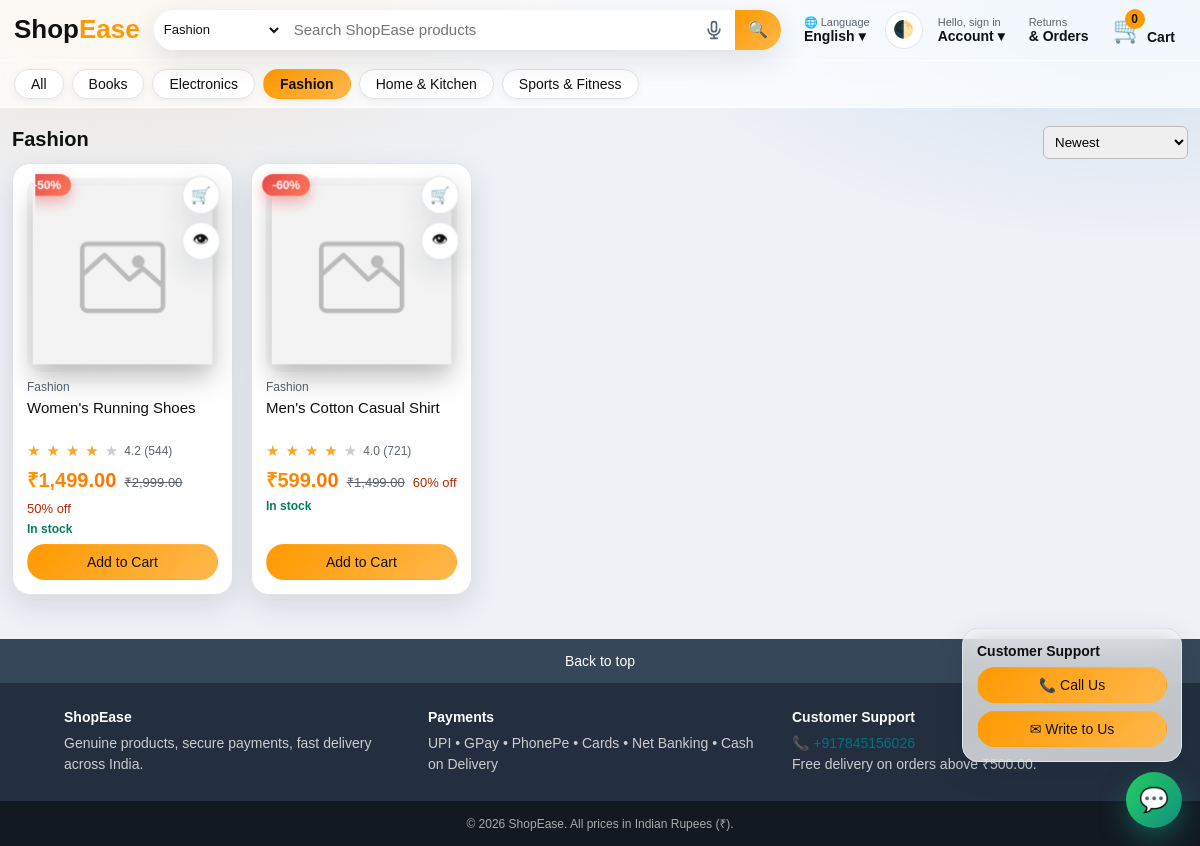
Screenshot of /index.php?cat=fashion with the database file from the repository.
### tables this page shows
CREATE TABLE IF NOT EXISTS categories (
    category_id INT UNSIGNED AUTO_INCREMENT PRIMARY KEY,
    name        VARCHAR(100) NOT NULL,
    slug        VARCHAR(120) NOT NULL,
    UNIQUE KEY uq_categories_slug (slug)
);

CREATE TABLE IF NOT EXISTS products (
    product_id     INT UNSIGNED AUTO_INCREMENT PRIMARY KEY,
    category_id    INT UNSIGNED NOT NULL,
    name           VARCHAR(200) NOT NULL,
    description    TEXT NULL,
    specifications TEXT NULL,                     
    mrp_price      DECIMAL(10,2) NOT NULL,
    selling_price  DECIMAL(10,2) NOT NULL,
    stock_quantity INT UNSIGNED NOT NULL DEFAULT 0,
    image_path     VARCHAR(255) NULL,
    rating         DECIMAL(2,1) NOT NULL DEFAULT 4.0,
    rating_count   INT UNSIGNED NOT NULL DEFAULT 0,
    created_at     TIMESTAMP NOT NULL DEFAULT CURRENT_TIMESTAMP,
    KEY idx_products_category (category_id),
    KEY idx_products_name (name),
    KEY idx_products_stock (stock_quantity),
    CONSTRAINT fk_products_category FOREIGN KEY (category_id) REFERENCES categories(category_id) ON DELETE RESTRICT
);

### includes/lang.php (called while the page is built, shortened)
<?php
require_once __DIR__ . '/functions.php';
function lang_code(): string
{
    $l = $_SESSION['lang'] ?? ($_COOKIE['lang'] ?? 'en');
    return in_array($l, ['en', 'ta'], true) ? $l : 'en';
}
function t(string $key, array $repl = []): string
{
    static $dict = [];
    $l = lang_code();
    foreach (['en', $l] as $c) if (!isset($dict[$c])) $dict[$c] = require __DIR__ . '/../lang/' . $c . '.php';
    $s = $dict[$l][$key] ?? $dict['en'][$key] ?? $key;
    return $s;
}
function cat_name(string $slug, string $fallback): string { $k = 'cat_' . $slug; $s = t($k); return $s === $k ? $fallback : $s; }

### config/db.php (called while the page is built, shortened)
<?php
final class Database
{
    private static ?PDO $pdo = null;
    public static function getConnection(): PDO
    {
        if (self::$pdo === null) {
            $dsn = sprintf('mysql:host=%s;port=%s;dbname=%s;charset=utf8mb4', DB_HOST, DB_PORT, DB_NAME);
            try {
                self::$pdo = new PDO($dsn, DB_USER, DB_PASS, [
                    PDO::ATTR_ERRMODE            => PDO::ERRMODE_EXCEPTION,
                    PDO::ATTR_DEFAULT_FETCH_MODE => PDO::FETCH_ASSOC,
                    PDO::ATTR_EMULATE_PREPARES   => false,
                    PDO::MYSQL_ATTR_INIT_COMMAND => "SET time_zone = '+05:30'",
                ]);
            } catch (PDOException $e) {
                error_log('DB connection failed: ' . $e->getMessage());
                http_response_code(500);
                exit(APP_DEBUG ? 'Database error: ' . htmlspecialchars($e->getMessage()) : 'Service temporarily unavailable.');
            }
        }
        return self::$pdo;
    }
}

### lang/en.php (called while the page is built)
<?php
return [
    'all' => 'All', 'hello' => 'Hello', 'sign_in_short' => 'sign in', 'account' => 'Account', 'orders' => '& Orders', 'returns' => 'Returns',
    'cart' => 'Cart', 'sign_in' => 'Sign in', 'create_account' => 'Create account', 'my_orders' => 'My Orders', 'change_password' => 'Change Password',
    'whatsapp_login' => 'WhatsApp Login', 'admin_panel' => 'Admin Panel', 'sign_out' => 'Sign out', 'language' => 'Language', 'theme' => 'Toggle theme',
    'search_placeholder' => 'Search ShopEase products', 'search' => 'Search', 'voice_search' => 'Search by voice', 'listening' => 'Listening…',
    'add_to_cart' => 'Add to Cart', 'quick_view' => 'Quick view', 'buy_now' => 'Buy Now', 'in_stock' => 'In stock', 'out_of_stock' => 'Out of stock', 'only_left' => 'Only :n left in stock',
    'recommended' => 'Recommended for you', 'results_for' => 'Results for', 'no_products' => 'No products found',
    'sort_new' => 'Newest', 'sort_low' => 'Price: Low to High', 'sort_high' => 'Price: High to Low', 'sort_disc' => 'Biggest discount', 'sort_rate' => 'Top rated',
    'cat_electronics' => 'Electronics', 'cat_fashion' => 'Fashion', 'cat_home-kitchen' => 'Home & Kitchen', 'cat_books' => 'Books', 'cat_sports-fitness' => 'Sports & Fitness',
    'checkout' => 'Checkout', 'shipping_address' => 'Shipping address', 'payment_method' => 'Payment method', 'online_payment' => 'Online Payment', 'cod' => 'Cash on Delivery',
    'full_name' => 'Full name', 'mobile' => 'Mobile number', 'street' => 'Street address', 'pincode' => 'Pincode', 'city_district' => 'City / District', 'state' => 'State',
    'order_summary' => 'Order summary', 'items_total' => 'Items total', 'delivery' => 'Delivery', 'net_payable' => 'Net payable', 'free' => 'FREE',
    'support' => 'Customer Support', 'call_us' => 'Call Us', 'write_to_us' => 'Write to Us', 'send' => 'Send', 'cancel' => 'Cancel', 'close' => 'Close',
    'your_name' => 'Your name', 'your_email' => 'Your email', 'order_id_optional' => 'Order ID (optional)', 'your_query' => 'Your query',
    'cancel_order' => 'Cancel Order', 'cancel_reason' => 'Reason for cancellation', 'confirm_cancel' => 'Confirm cancellation', 'back_to_top' => 'Back to top',
];

### index.php (the view, shortened to what this page needs)
<?php
require_once __DIR__ . '/includes/functions.php';
$db = Database::getConnection();
$cat  = trim((string)($_GET['cat'] ?? ''));
$sort = (string)($_GET['sort'] ?? 'new');
$page = max(1, (int)($_GET['page'] ?? 1));
$per  = 12;
$where = []; $args = [];
if ($cat !== '') { $where[] = 'c.slug = ?'; $args[] = $cat; }
$w = $where ? 'WHERE ' . implode(' AND ', $where) : '';
$orderBy = match ($sort) {
    'low'  => 'p.selling_price ASC',
    'high' => 'p.selling_price DESC',
    'disc' => '((p.mrp_price - p.selling_price) / p.mrp_price) DESC',
    'rate' => 'p.rating DESC',
    default => 'p.created_at DESC, p.product_id DESC',
};
$cnt = $db->prepare("SELECT COUNT(*) FROM products p JOIN categories c ON c.category_id = p.category_id $w");
$cnt->execute($args);
$total = (int)$cnt->fetchColumn();
$pages = max(1, (int)ceil($total / $per));
$page  = min($page, $pages);
$offset = ($page - 1) * $per;
$st = $db->prepare("SELECT p.*, c.name AS category_name, c.slug AS category_slug FROM products p JOIN categories c ON c.category_id = p.category_id $w ORDER BY $orderBy LIMIT $per OFFSET $offset");
$st->execute($args);
$products = $st->fetchAll();
require __DIR__ . '/includes/header.php';
?>
<div style="display:flex;justify-content:space-between;align-items:center;flex-wrap:wrap;gap:8px">
  <h2 class="section-title">
    <?php if ($q !== ''): ?><?= e(t('results_for')) ?> "<?= e($q) ?>" <small style="color:#565959;font-weight:400">(<?= $total ?>)</small>
    <?php elseif ($cat !== ''): ?><?= e(cat_name($cat, ucwords(str_replace('-', ' ', $cat)))) ?>
    <?php else: ?><?= e(t('recommended')) ?><?php endif; ?>
  </h2>
  <form method="get">
    <select name="sort" onchange="this.form.submit()" style="padding:7px;border-radius:6px;border:1px solid #bbb">
      <?php foreach (['new' => t('sort_new'), 'low' => t('sort_low'), 'high' => t('sort_high'), 'disc' => t('sort_disc'), 'rate' => t('sort_rate')] as $k => $l): ?>
        <option value="<?= $k ?>" <?= $sort === $k ? 'selected' : '' ?>><?= $l ?></option>
      <?php endforeach; ?>
    </select>
  </form>
</div>
<?php if (!$products): ?>
  <div class="panel empty"><h2><?= e(t('no_products')) ?></h2><p>Try a different keyword or category.</p><a class="btn" href="<?= url('index.php') ?>">Back to store</a></div>
<?php else: ?>
<div class="grid">
<?php foreach ($products as $p):
    $off = discount_percent((float)$p['mrp_price'], (float)$p['selling_price']);
    $stock = (int)$p['stock_quantity']; ?>
  <article class="card">
    <?php if ($off > 0): ?><span class="badge-off">-<?= $off ?>%</span><?php endif; ?>
    <div class="fab">
      <button type="button" class="fab-btn" data-add-cart="<?= (int)$p['product_id'] ?>" aria-label="<?= e(t('add_to_cart')) ?>" title="<?= e(t('add_to_cart')) ?>" <?= $stock <= 0 ? 'disabled' : '' ?>>🛒</button>
      <button type="button" class="fab-btn" data-quick="<?= (int)$p['product_id'] ?>" aria-label="<?= e(t('quick_view')) ?>" title="<?= e(t('quick_view')) ?>">👁</button>
    </div>
    <a class="img skeleton" href="<?= url('product.php?id=' . (int)$p['product_id']) ?>"><img loading="lazy" src="<?= e(product_image($p['image_path'])) ?>" alt="<?= e($p['name']) ?>"></a>
    <div class="cat"><?= e(cat_name((string)$p['category_slug'], $p['category_name'])) ?></div>
    <h3><a href="<?= url('product.php?id=' . (int)$p['product_id']) ?>"><?= e($p['name']) ?></a></h3>
    <div class="rating"><?= stars_html((float)$p['rating']) ?> <span><?= number_format((float)$p['rating'], 1) ?> (<?= number_format((int)$p['rating_count']) ?>)</span></div>
    <div class="price-row">
      <span class="price"><?= money($p['selling_price']) ?></span>
      <?php if ($off > 0): ?><span class="mrp"><?= money($p['mrp_price']) ?></span><span class="off"><?= $off ?>% off</span><?php endif; ?>
    </div>
    <?php if ($stock <= 0): ?><div class="stock out"><?= e(t('out_of_stock')) ?></div>
    <?php elseif ($stock <= LOW_STOCK_THRESHOLD): ?><div class="stock low"><?= e(t('only_left', ['n' => $stock])) ?></div>
    <?php else: ?><div class="stock in"><?= e(t('in_stock')) ?></div><?php endif; ?>
    <button class="btn" data-add-cart="<?= (int)$p['product_id'] ?>" <?= $stock <= 0 ? 'disabled' : '' ?>><?= e(t('add_to_cart')) ?></button>
  </article>
<?php endforeach; ?>
</div>
<?php if ($pages > 1): ?>
<nav class="pagination" aria-label="Pages">
  <?php if ($page > 1): ?><a href="<?= e(page_url(['page' => $page - 1])) ?>">‹ Prev</a><?php endif; ?>
  <?php for ($i = max(1, $page - 2); $i <= min($pages, $page + 2); $i++): ?>
    <?= $i === $page ? '<span class="cur">' . $i . '</span>' : '<a href="' . e(page_url(['page' => $i])) . '">' . $i . '</a>' ?>
  <?php endfor; ?>
  <?php if ($page < $pages): ?><a href="<?= e(page_url(['page' => $page + 1])) ?>">Next ›</a><?php endif; ?>
</nav>
<?php endif; endif; ?>
<?php require __DIR__ . '/includes/footer.php'; ?>

### includes/header.php (shortened to what this page needs)
<?php
require_once __DIR__ . '/functions.php';
require_once __DIR__ . '/lang.php';
$user = current_user();
$cats = Database::getConnection()->query('SELECT category_id, name, slug FROM categories ORDER BY name')->fetchAll();
$q = trim((string)($_GET['q'] ?? ''));
$activeCat = (string)($_GET['cat'] ?? '');
$L = lang_code();
?>
<!DOCTYPE html>
<html lang="<?= $L ?>" data-speech="<?= $L === 'ta' ? 'ta-IN' : 'en-IN' ?>">
<head>
<link rel="stylesheet" href="<?= BASE_URL ?>/assets/css/style.css">
<link rel="stylesheet" href="<?= BASE_URL ?>/assets/css/theme.css">
</head>
<body>
<header class="site-header">
  <div class="nav-top">
    <a class="logo" href="<?= url('index.php') ?>">Shop<span>Ease</span></a>
    <form class="search" action="<?= url('index.php') ?>" method="get" autocomplete="off" role="search">
      <select name="cat" aria-label="Category">
        <?php foreach ($cats as $c): ?>
          <option value="<?= e($c['slug']) ?>" <?= $activeCat === $c['slug'] ? 'selected' : '' ?>><?= e(cat_name($c['slug'], $c['name'])) ?></option>
        <?php endforeach; ?>
      </select>
      <input type="search" name="q" id="searchInput" value="<?= e($q) ?>" placeholder="<?= e(t('search_placeholder')) ?>" aria-label="<?= e(t('search')) ?>">
      <button type="button" id="voiceBtn" class="voice-btn" aria-label="<?= e(t('voice_search')) ?>" title="<?= e(t('voice_search')) ?>">
        <svg viewBox="0 0 24 24" width="20" height="20" fill="none" stroke="currentColor" stroke-width="2" stroke-linecap="round" stroke-linejoin="round"><rect x="9" y="2" width="6" height="12" rx="3"/><path d="M5 11a7 7 0 0 0 14 0M12 18v4M8 22h8"/></svg></button>
      <button type="submit" aria-label="<?= e(t('search')) ?>">🔍</button>
    </form>
    <div class="nav-right">
      <div class="dropdown">
        <a class="nav-link" href="#" aria-label="<?= e(t('language')) ?>"><small>🌐 <?= e(t('language')) ?></small><strong><?= $L === 'ta' ? 'தமிழ்' : 'English' ?> ▾</strong></a>
      </div>
      <button type="button" id="themeBtn" class="theme-btn" aria-label="<?= e(t('theme')) ?>" title="<?= e(t('theme')) ?>">🌓</button>
      <div class="dropdown">
        <a class="nav-link" href="<?= $user ? '#' : url('login.php') ?>">
          <small><?= e(t('hello')) ?>, <?= $user ? e(explode(' ', $user['full_name'])[0]) : e(t('sign_in_short')) ?></small>
          <strong><?= e(t('account')) ?> ▾</strong>
        </a>
      </div>
      <a class="nav-link" href="<?= url('my_orders.php') ?>"><small><?= e(t('returns')) ?></small><strong><?= e(t('orders')) ?></strong></a>
      <a class="cart-link" href="<?= url('cart.php') ?>" aria-label="<?= e(t('cart')) ?>">
        <span class="cart-icon">🛒</span><span class="cart-badge" id="cartBadge"><?= cart_count() ?></span><strong><?= e(t('cart')) ?></strong>
      </a>
    </div>
  </div>
  <nav class="nav-sub" aria-label="Categories">
    <a href="<?= url('index.php') ?>" class="<?= $activeCat === '' ? 'active' : '' ?>"><?= e(t('all')) ?></a>
    <?php foreach ($cats as $c): ?>
      <a href="<?= url('index.php?cat=' . urlencode($c['slug'])) ?>" class="<?= $activeCat === $c['slug'] ? 'active' : '' ?>"><?= e(cat_name($c['slug'], $c['name'])) ?></a>
    <?php endforeach; ?>
  </nav>
</header>
<main class="container">

### includes/functions.php (shortened to what this page needs)
<?php
require_once __DIR__ . '/../config/db.php';
function e(?string $s): string { return htmlspecialchars((string)$s, ENT_QUOTES | ENT_SUBSTITUTE, 'UTF-8'); }
function money(float|int|string $amount): string
{
    $amount = round((float)$amount, 2);
    $neg = $amount < 0 ? '-' : '';
    [$int, $dec] = explode('.', number_format(abs($amount), 2, '.', ''));
    if (strlen($int) > 3) {
        $last3 = substr($int, -3);
        $rest  = substr($int, 0, -3);
        $rest  = preg_replace('/\B(?=(\d{2})+(?!\d))/', ',', $rest);
        $int   = $rest . ',' . $last3;
    }
    return $neg . '₹' . $int . '.' . $dec;
}
function discount_percent(float $mrp, float $price): int
{
    return ($mrp > 0 && $price < $mrp) ? (int)round((($mrp - $price) / $mrp) * 100) : 0;
}
function product_image(?string $path): string
{
    return $path ? UPLOAD_URL . rawurlencode($path) : BASE_URL . '/assets/img/placeholder.svg';
}
function stars_html(float $rating): string
{
    $full = (int)floor($rating); $half = ($rating - $full) >= 0.5;
    $out = '';
    for ($i = 1; $i <= 5; $i++) {
        $out .= $i <= $full ? '<span class="star on">★</span>' : (($i === $full + 1 && $half) ? '<span class="star half">★</span>' : '<span class="star">★</span>');
    }
    return $out;
}
function url(string $path = ''): string { return BASE_URL . '/' . ltrim($path, '/'); }
function current_user(): ?array
{
    static $user = false;
    if ($user === false) {
        $user = null;
    }
    return $user;
}
function cart_count(): int { return array_sum($_SESSION['cart'] ?? []); }

### rows the page displays
categories: name "Books"
categories: name "Electronics"
categories: name "Fashion"
categories: name "Home & Kitchen"
categories: name "Sports & Fitness"
products: category.name "Fashion", name "Women's Running Shoes", rating "4.2", rating_count "544", mrp_price "₹2,999.00", off "50"
products: category.name "Fashion", name "Men's Cotton Casual Shirt", rating "4.0", rating_count "721", mrp_price "₹1,499.00", off "60"

### other values shown
t('language') "Language"
t('hello') "Hello"
t('sign_in_short') "sign in"
t('account') "Account"
t('returns') "Returns"
t('orders') "& Orders"
cart_count() "0"
t('cart') "Cart"
t('all') "All"
cat_name($cat, ucwords(str_replace('-', ' ', $cat))) "Fashion"
t('back_to_top') "Back to top"
t('support') "Customer Support"
SUPPORT_PHONE "+917845156026"
money(FREE_DELIVERY_ABOVE) "₹500.00"
t('call_us') "Call Us"
